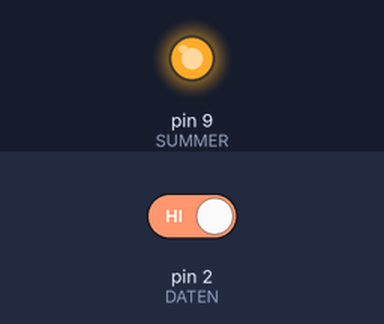
Bench run of a sketch on a simulated Arduino Uno, built with avr-gcc and run on an emulated ATmega328P. Shown: output pins drawn as LEDs (lit = HIGH). The inputs (shaded band) are chosen by the test bench; at power-on: pin 2 (DATEN) HIGH. What the sketch prints to the serial monitor is not drawn.

Above: at 1.2 s.
1.3 s: pin 2 (DATEN) driven LOW
At 2.4 s:
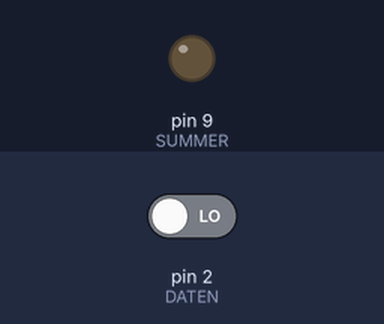
2.8 s: pin 2 (DATEN) driven HIGH
At 3.6 s:
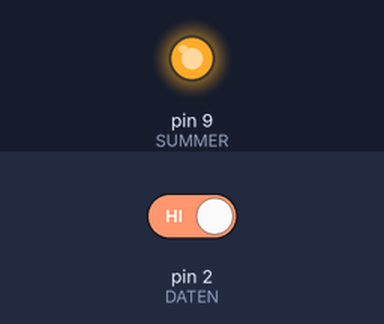
Timing chart, 0 to 5.8 s (numbered marks = the images above; inputs shaded):
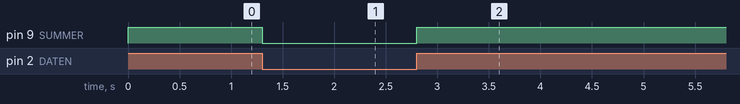

Measured:
- after the input at 1.3 s, pin 9 (SUMMER): HIGH → LOW at once
- after the input at 2.8 s, pin 9 (SUMMER): LOW → HIGH at once

The sketch:

tag15_rauschen.ino
```cpp
// Tag 15: So klingt Funkstille
// 433-MHz-Empfaenger (XY-MK-5V): VCC an 5V, GND an GND, DATA an Pin 2.
// Passiver Summer an Pin 9.
// Der Empfaenger regelt sich so empfindlich, dass er ohne Sender das Rauschen hoert.
// Der Summer gibt es direkt wieder. Serieller Plotter zeigt es als Zappeln.

const int DATEN = 2;
const int SUMMER = 9;

void setup() {
  pinMode(DATEN, INPUT);
  pinMode(SUMMER, OUTPUT);
  Serial.begin(115200);
}

void loop() {
  unsigned long start = millis();
  int wechsel = 0;
  int vorher = digitalRead(DATEN);
  while (millis() - start < 100) {
    int jetzt = digitalRead(DATEN);
    digitalWrite(SUMMER, jetzt);      // jeden Pegel direkt auf den Summer geben
    if (jetzt != vorher) wechsel++;
    vorher = jetzt;
  }
  Serial.println(wechsel);            // Wechsel pro 0,1 s: viel = Rauschen
}
```
